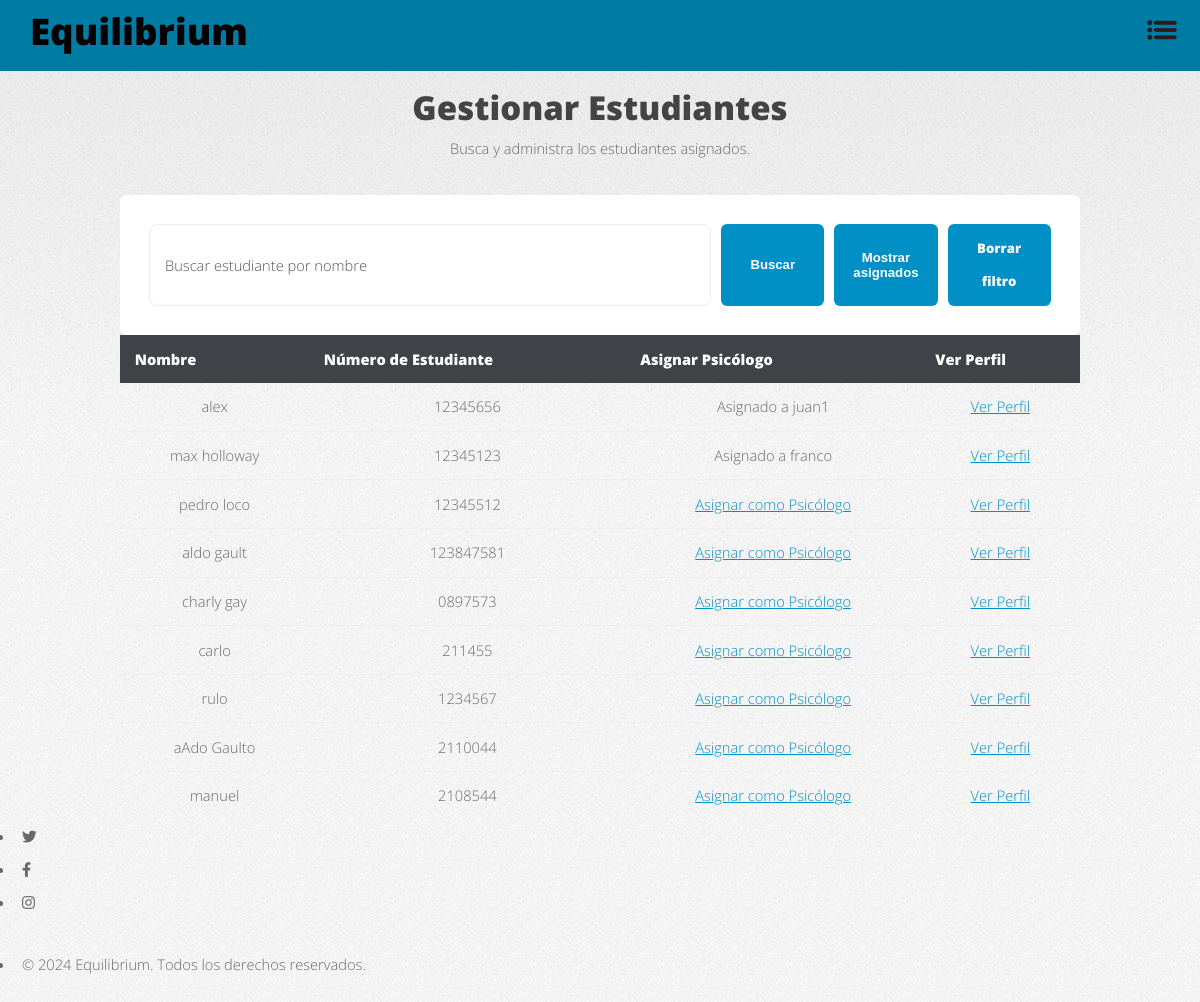
/students/manage/ (signed in), run on the app's committed database.
### main/models.py (models this page shows, shortened)
class Student(models.Model):
    user = models.OneToOneField(User, on_delete=models.CASCADE, related_name='student_profile')
    name = models.CharField(max_length=100)
    age = models.IntegerField()
    email = models.EmailField(unique=True)
    student_number = models.CharField(max_length=20, unique=True)
    location = models.CharField(max_length=100)
    profile_photo = models.ImageField(upload_to='profile_photos/', null=True, blank=True)
    psychologist = models.ForeignKey(
        Psychologist,
        on_delete=models.SET_NULL,
        null=True,
        blank=True,
        related_name='assigned_students'
    )

class Psychologist(models.Model):
    user = models.OneToOneField(User, on_delete=models.CASCADE, related_name='psychologist_profile')
    name = models.CharField(max_length=100)
    age = models.IntegerField()
    email = models.EmailField(unique=True)
    specialty = models.CharField(max_length=100)
    phone_number = models.CharField(max_length=15)
    profile_photo = models.ImageField(upload_to='profile_photos/', null=True, blank=True)
    cover_photo = models.ImageField(upload_to='cover_photos/', null=True, blank=True)

### main/views.py (the view)
# urls.py: path('students/manage/', views.manage_students, name='manage_students'),
@login_required
def manage_students(request):
    students = Student.objects.all()
    psychologist = request.user.psychologist_profile if hasattr(request.user, 'psychologist_profile') else None
    if 'search' in request.GET:
        query = request.GET['search']
        students = students.filter(name__icontains=query)
    if 'assigned_only' in request.GET and psychologist:
        students = students.filter(psychologist=psychologist)
    return render(request, 'manage_students.html', {
        'students': students,
        'psychologist': psychologist
    })

### main/templates/manage_students.html (shortened to what this page needs)
<!DOCTYPE html>
<html lang="es">
<head>
    {% load static %}
    <link rel="stylesheet" href="{% static 'css/fontawesome-all.min.css' %}">
    <link rel="stylesheet" href="{% static 'css/main.css' %}">
</head>
<body class="is-preload">
    <div id="page-wrapper">
        <div class="blue-bar">
            <h1 id="logo"><a href="{% url 'home' %}">Equilibrium</a></h1>
            <nav id="nav">
                <ul>
                    <li class="dropdown">
                        <a href="javascript:void(0)" class="dropbtn">
                            <img src="{% static 'img/menu-icon.png' %}" alt="Menú" class="menu-icon">
                        </a>
                    </li>
                </ul>
            </nav>
        </div>
        <section id="main" class="container">
            <header class="major">
                <h2>Gestionar Estudiantes</h2>
                <p>Busca y administra los estudiantes asignados.</p>
            </header>
            <form method="GET" class="box special filter-buttons">
                <input type="text" name="search" placeholder="Buscar estudiante por nombre" value="{{ request.GET.search }}">
                <button type="submit" class="button primary">Buscar</button>
                {% if psychologist %}
                    <button type="submit" name="assigned_only" value="1" class="button">Mostrar asignados</button>
                {% endif %}
                <a href="{% url 'manage_students' %}" class="button">Borrar filtro</a>
            </form>
            <table class="alt">
                <thead>
                    <tr>
                        <th>Nombre</th>
                        <th>Número de Estudiante</th>
                        <th>Asignar Psicólogo</th>
                        <th>Ver Perfil</th>
                    </tr>
                </thead>
                <tbody>
                    {% for student in students %}
                    <tr>
                        <td>{{ student.name }}</td>
                        <td>{{ student.student_number }}</td>
                        <td>
                            {% if student.psychologist %}
                                Asignado a {{ student.psychologist.user.username }}
                            {% else %}
                                <a href="{% url 'assign_psychologist' student.id %}" onclick="showConfirmationMessage()">Asignar como Psicólogo</a>
                            {% endif %}
                        </td>
                        <td><a href="{% url 'view_student_profile' student.id %}">Ver Perfil</a></td>
                    </tr>
                    {% endfor %}
                </tbody>
            </table>
        </section>
        <footer id="footer">
            <ul class="icons">
                <li><a href="#" class="icon brands fa-twitter"><span class="label">Twitter</span></a></li>
                <li><a href="#" class="icon brands fa-facebook-f"><span class="label">Facebook</span></a></li>
                <li><a href="#" class="icon brands fa-instagram"><span class="label">Instagram</span></a></li>
            </ul>
            <ul class="copyright">
                <li>&copy; 2024 Equilibrium. Todos los derechos reservados.</li>
            </ul>
        </footer>
    </div>
</body>
</html>

### main/templates/manage_students.html (style rules this page uses)
.blue-bar { background-color: #007ba3; display: flex; justify-content: space-between; align-items: center; padding: 15px 30px; position: relative; top: 0; width: 100%; box-sizing: border-box; }
#logo a { font-size: 2.5em; color: rgb(2, 0, 0); text-decoration: none; }
.menu-icon { width: 50px; height: auto; vertical-align: middle; margin-left: 20px; }
#main { margin-top: 20px; text-align: center; }
.filter-buttons { display: flex; justify-content: center; gap: 10px; }
.filter-buttons .button { padding: 8px 15px; font-size: 0.9em; width: 150px; text-align: center; }

### data on the page
Student: name "alex", student_number "12345656", psychologist.user.username "juan1"
Student: name "max holloway", student_number "12345123", psychologist.user.username "franco"
Student: name "pedro loco", student_number "12345512", shows "Asignar como Psicólogo"
Student: name "aldo gault", student_number "123847581", shows "Asignar como Psicólogo"
Student: name "charly gay", student_number "0897573", shows "Asignar como Psicólogo"
Student: name "carlo", student_number "211455", shows "Asignar como Psicólogo"
Student: name "rulo", student_number "1234567", shows "Asignar como Psicólogo"
Student: name "aAdo Gaulto", student_number "2110044", shows "Asignar como Psicólogo"
Student: name "manuel", student_number "2108544", shows "Asignar como Psicólogo"
